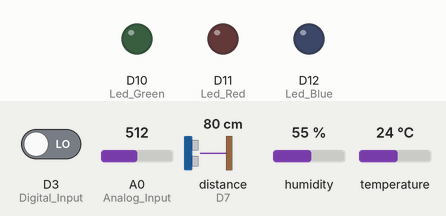
Recording of a sketch running on a simulated Arduino MKR. On the bench: output pins drawn as LEDs (lit = HIGH). The inputs (shaded band) are chosen by the test bench; at power-on: distance to the obstacle (sensor on D7) 80 cm, D3 (Digital_Input) LOW, A0 (Analog_Input) = 512, humidity 55 %, temperature 24 °C. The echo pulse lasts 58.3 µs per cm; WiFi joins after 1.5 s; servers stay silent unless stated; no MQTT or app messages arrive unless stated; pins used as bus, display or sensor lines are not drawn; what the sketch prints to the serial monitor is not drawn.

Above: at 2.7 s.
2.8 s: distance to the obstacle (sensor on D7) set to 95 cm
12.7 s: distance to the obstacle (sensor on D7) set to 105 cm
At 20.4 s:
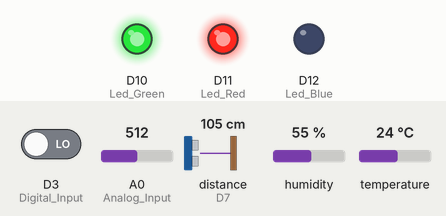
33.5 s: distance to the obstacle (sensor on D7) set to 4 cm
At 36.0 s:
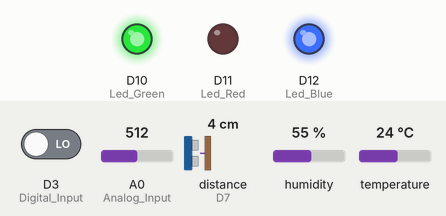
44.7 s: distance to the obstacle (sensor on D7) set to 120 cm
At 51.1 s:
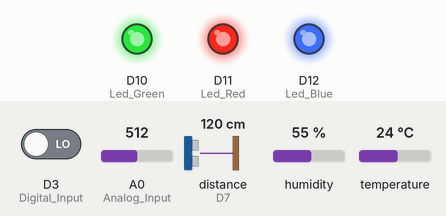
Timing chart, 0 to 52.8 s (numbered marks = the images above; inputs shaded):
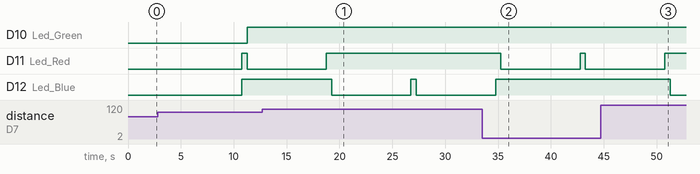

The sketch:

Ard_code_with_sensors_and_pub_sub_code.ino
```cpp
#include <ArduinoMqttClient.h>
#include <WiFiNINA.h>
#include "arduino_secrets.h"
#include "DHT.h"

#define Echo_EingangsPin 7 // Echo input pin
#define Trigger_AusgangsPin 8 // Trigger output pin
#define DHTPIN 2

// The temp and hum sensor is initialized
#define DHTTYPE DHT11 // DHT 11
DHT dht(DHTPIN, DHTTYPE);
///////My sensitive data of wifi is in the arduino_secrets.h
char ssid[] = SECRET_SSID;        // your network SSID (name)
char pass[] = SECRET_PASS;    // your network password (use for WPA, or use as key for WEP)

WiFiClient wifiClient;
MqttClient mqttClient(wifiClient);

const char broker[] = "192.168.213.65";
int        port     = 1883;
const char topic[]  = "project";
const char topic2[]  = "project1";
const char topic3[]  = "project2";
const char topic4[]  = "project3";


//set interval for sending messages (milliseconds)
const long interval = 8000;
unsigned long previousMillis = 0;

int count = 0;
int Analog_Input = A0; // Analog output of the Microphone sensor
int Digital_Input = 3; // Digital output of the Microphone sensor
// Required variables are defined
int maximumRange = 300; //Ultrasound sensor variables
int minimumRange = 2;
long distance;
long duration;

//Led variables
int Led_Red = 11;
int Led_Green = 10;
int Led_Blue = 12;
void setup() {
  //Initialize serial and wait for port to open:
  Serial.begin(9600);

  while (!Serial) {
    ; // wait for serial port to connect. Needed for native USB port only
  }

  // attempt to connect to Wifi network:
  Serial.print("Attempting to connect to WPA SSID: ");
  Serial.println(ssid);
  while (WiFi.begin(ssid, pass) != WL_CONNECTED) {
    // failed, retry
    Serial.print(".");
    delay(5000);
  }

  Serial.println("You're connected to the network");
  Serial.println();

  Serial.print("Attempting to connect to the MQTT broker: ");
  Serial.println(broker);

  if (!mqttClient.connect(broker, port)) {
    Serial.print("MQTT connection failed! Error code = ");
    Serial.println(mqttClient.connectError());

    while (1);
  }

  Serial.println("You're connected to the MQTT broker!");
  Serial.println();
  //microphone setup
 pinMode (Analog_Input, INPUT);
  pinMode (Digital_Input, INPUT);
//Ultra sound setup
pinMode (Trigger_AusgangsPin, OUTPUT);
 pinMode (Echo_EingangsPin, INPUT);
 //Temp and humidity setup
 Serial.println("KY-015 test - temperature and humidity test:");

    // Initialize output pins for the LEDs
  pinMode (Led_Red, OUTPUT);
  pinMode (Led_Green, OUTPUT);
  pinMode (Led_Blue, OUTPUT);
   // Measurement is started

  dht.begin();
}

void loop() {
  // call poll() regularly to allow the library to send MQTT keep alive which
  // avoids being disconnected by the broker
  mqttClient.poll();

  unsigned long currentMillis = millis();

  if (currentMillis - previousMillis >= interval) {
    // save the last time a message was sent
    previousMillis = currentMillis;

    //record random value from A0, A1 and A2
    float Rvalue = Microphone();
    float Rvalue3 = Distances();
    float Rvalue2T= temper();
    float Rvalue2 = humidity();

    Serial.print("Sending message to topic: ");
    Serial.println(topic);

    Serial.println(Rvalue);

    Serial.print("Sending message to topic: ");
    Serial.println(topic2);
    Serial.println(Rvalue3);

    Serial.print("Sending message to topic: ");
    Serial.println(topic3);
    Serial.println(Rvalue2);

    // send message, the Print interface can be used to set the message contents
    mqttClient.beginMessage(topic);
   mqttClient.print("-------------------------The value comming from Microphone----------------------------");

   mqttClient.print(Rvalue);

    mqttClient.endMessage();

    mqttClient.beginMessage(topic2);
       mqttClient.print("---------Value of Distance from near by Object in cm------------");

       mqttClient.print(Rvalue3);

    mqttClient.endMessage();

    mqttClient.beginMessage(topic3);
    mqttClient.print("------------------Humidity value in % ---------------");
    mqttClient.print(Rvalue2);
    mqttClient.print("-----------Temp value in celcius-------------");
        mqttClient.print(Rvalue2T);

    mqttClient.endMessage();


if (temper()||humidity >= 23){
    digitalWrite (Led_Red, HIGH); // LED is switched on
      digitalWrite (Led_Blue, HIGH); // LED is switched on
    Serial.print("Dispensing perfume with Lower voltality");
mqttClient.beginMessage(topic4);
       mqttClient.print("---------Dispensing perfume with Lower voltality because low humidity and temperature------------");


    mqttClient.endMessage();

  }
if (Distances() <= 100){
   digitalWrite (Led_Red, LOW); // LED is switched on
      digitalWrite (Led_Blue, HIGH); // LED is switched on
      digitalWrite (Led_Green, HIGH); // LED is switched on
    Serial.print("Dispensing perfume with Lower voltality");
mqttClient.beginMessage(topic4);
       mqttClient.print("---------Dispensing perfume with Lower voltality because of smaller room------------");


    mqttClient.endMessage();
  }
  else if(Distances >= 101){
     digitalWrite (Led_Red, HIGH); // LED is switched on
      digitalWrite (Led_Blue, LOW); // LED is switched on
      digitalWrite (Led_Green, HIGH); // LED is switched on
    Serial.print("Dispensing perfume with HIgher voltality");
mqttClient.beginMessage(topic4);
       mqttClient.print("---------Dispensing perfume with HIGHER voltality because of Larger room------------");
       mqttClient.endMessage();

    };


    Serial.println();
  }
}

//New Functions for sensors
float Microphone (){
  float  Analogous;
  int Digital;

  //Current values are read out, converted to the voltage value...
  Analogous =  analogRead (Analog_Input)   *  (5.0 / 1023.0);
  Digital = digitalRead (Digital_Input) ;

  //...  and issued at this point
    Serial.println  ( " ----------------------------Microphone value------------------------------------") ;
Serial.print  ("Analog voltage value:");  Serial.print (Analogous,  4) ;   Serial.print  ("V, ");
  Serial.print ("Limit value:") ;
  mqttClient.print(" ----------------------------Microphone value------------------------------------");
  mqttClient.print("Analog voltage value:");
  if  (Digital==1)
  {
      Serial.println ("reached");
  }
  else
  {
      Serial.println (" not yet reached");
  }
  Serial.println  ( " ----------------------------------------------------------------") ;
  delay (200) ;
  return Analogous;
  };
float temper(){
  // temperature is measured
  float t = dht.readTemperature();
  return t;
  };
  float humidity(){
 delay(2000);

  // Humidity is measured
  float h = dht.readHumidity();
  // temperature is measured
  float t = dht.readTemperature();

  // Checking if the measurements have passed without errors
  // if an error is detected, a error message is displayed here
  if (isnan(h) || isnan(t)) {
    Serial.println("Error reading the sensor");
    return;
  }

  // Output to serial console
  Serial.println("-----------------------------------------------------------");
  Serial.print("Humidity: ");
  Serial.print(h);
  Serial.print(" %\t");
  Serial.print("Temperature: ");
  Serial.print(t);
  Serial.print(char(186)); //Output <°> symbol
  Serial.println("C ");
  Serial.println("-----------------------------------------------------------");
  Serial.println(" ");
    return h;
    };


    float Distances(){

 // Distance measurement is started by means of the 10us long trigger signal
 digitalWrite (Trigger_AusgangsPin, HIGH);
 delayMicroseconds (10);
 digitalWrite (Trigger_AusgangsPin, LOW);

 // Now we wait at the echo input until the signal has been activated
 // and then the time measured how long it remains activated
 duration = pulseIn (Echo_EingangsPin, HIGH);

 // Now the distance is calculated using the recorded time
 distance = duration / 58.2;

 // Check whether the measured value is within the permissible distance
 if (distance >= maximumRange || distance <= minimumRange)
 {
    // If not, an error message is output.

      Serial.println ("Distance outside the measuring range");
      Serial.println ("-----------------------------------");
 }

 else
 {
    // The calculated distance is output in the serial output
      Serial.println  ( " --------------------------------Distance of object value--------------------------------") ;

      Serial.print ("The distance is:");
      Serial.print (distance);
      Serial.println ("cm");
      Serial.println ("-----------------------------------");
 }
  // Pause between the individual measurements
 delay (500);
     return distance;
      };
```

arduino_secrets.h
```cpp
#define SECRET_SSID "Hammad"
#define SECRET_PASS "123asd123"
```

Measured:
- the behaviour switches between 100 and 101 cm on distance to the obstacle (sensor on D7) (found by bisection; images 0 and 1)
- after the input at 12.7 s, D11 (Led_Red): goes on until 18.8 s, then stays HIGH; D12 (Led_Blue): HIGH → LOW after 6.6 s, → HIGH 7.5 s later, → LOW 0.51 s later
- after the input at 33.5 s, D11 (Led_Red): HIGH → LOW after 1.8 s, → HIGH 7.5 s later, → LOW 0.50 s later; D12 (Led_Blue): goes on until 34.8 s, then stays HIGH
- after the input at 44.7 s, D11 (Led_Red): goes on until 50.8 s, then stays HIGH; D12 (Led_Blue): HIGH → LOW after 6.6 s
